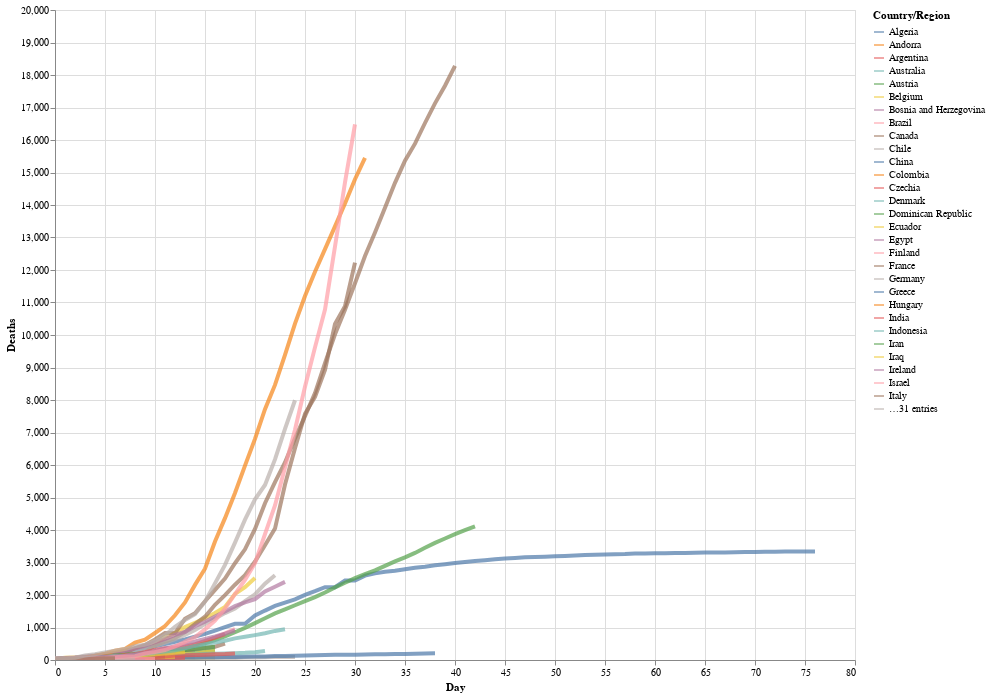

Write notebook code for a chart like this one.
### Markdown cell above
We can also add a log y-axis. To do this, The long-form, we express the types using the long-form `alt.X('Day',...)`, which is, in the words of the [Altair documentation](https://altair-viz.github.io/user_guide/encoding.html)
> useful when doing more fine-tuned adjustments to the encoding, such as binning, axis and scale properties, or more.

We'll also now add a hover tooltip so that, when we hover our cursor over any point on any of the lines, it will tell us the 'Country', the 'Day', and the number of 'Deaths'.

### Code cell
# altair plot 
alt.Chart(deaths_long).mark_line(strokeWidth=4, opacity=0.7).encode(
    x='Day',
    y='Deaths',
    color='Country/Region'
).properties(
    width=800,
    height=650
).interactive()

### Figure 1 — Vega-Lite specification as saved in the notebook (floating-point values rounded to 4 significant figures; data arrays with more than 128 entries replaced by an {"elided": "..."} marker saying what was removed)
{"config": {"view": {"continuousWidth": 400, "continuousHeight": 300}}, "data": {"name": "data-93dd2367379fc7fa6abcafd4e778198e"}, "mark": {"type": "line", "opacity": 0.7, "strokeWidth": 4}, "encoding": {"color": {"type": "nominal", "field": "Country/Region"}, "x": {"type": "quantitative", "field": "Day"}, "y": {"type": "quantitative", "field": "Deaths"}}, "height": 650, "selection": {"selector001": {"type": "interval", "bind": "scales", "encodings": ["x", "y"]}}, "width": 800, "$schema": "https://vega.github.io/schema/vega-lite/v4.8.1.json", "datasets": {"data-93dd2367379fc7fa6abcafd4e778198e": {"elided": "4740 records"}}}
